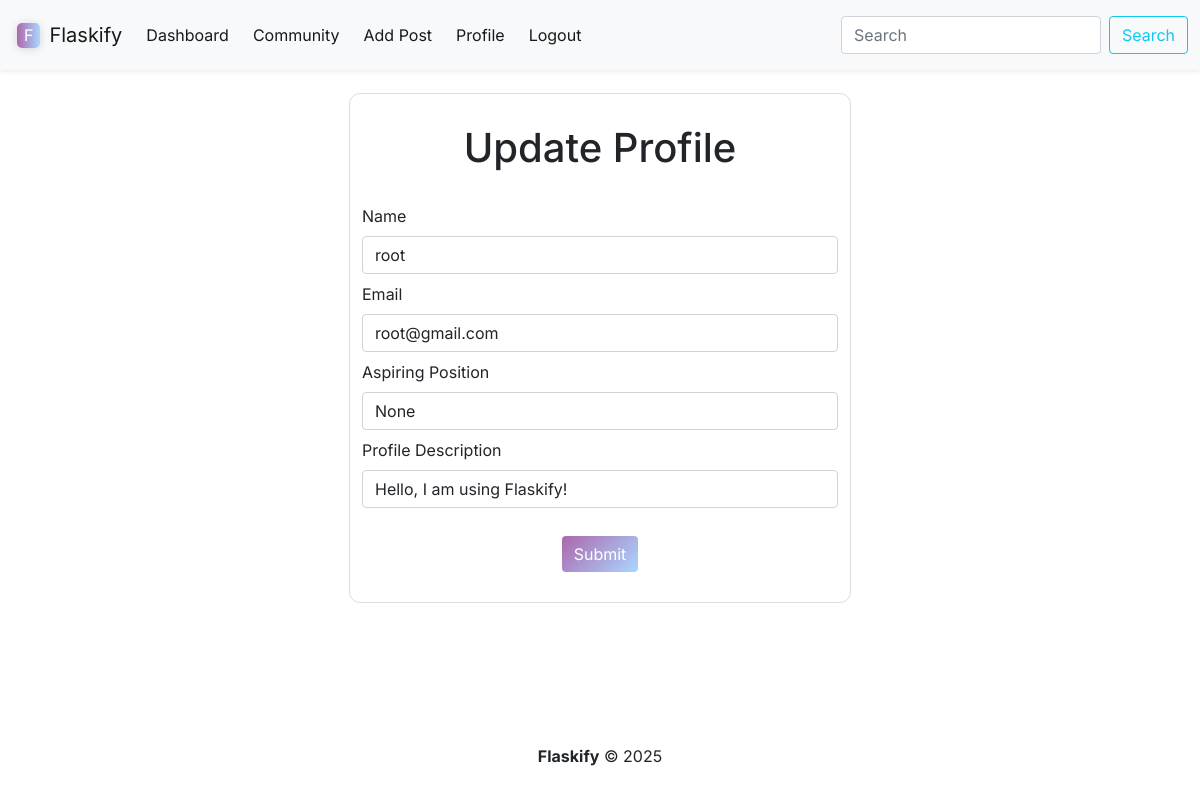
Before: /update/2 (signed in) with the older database file.
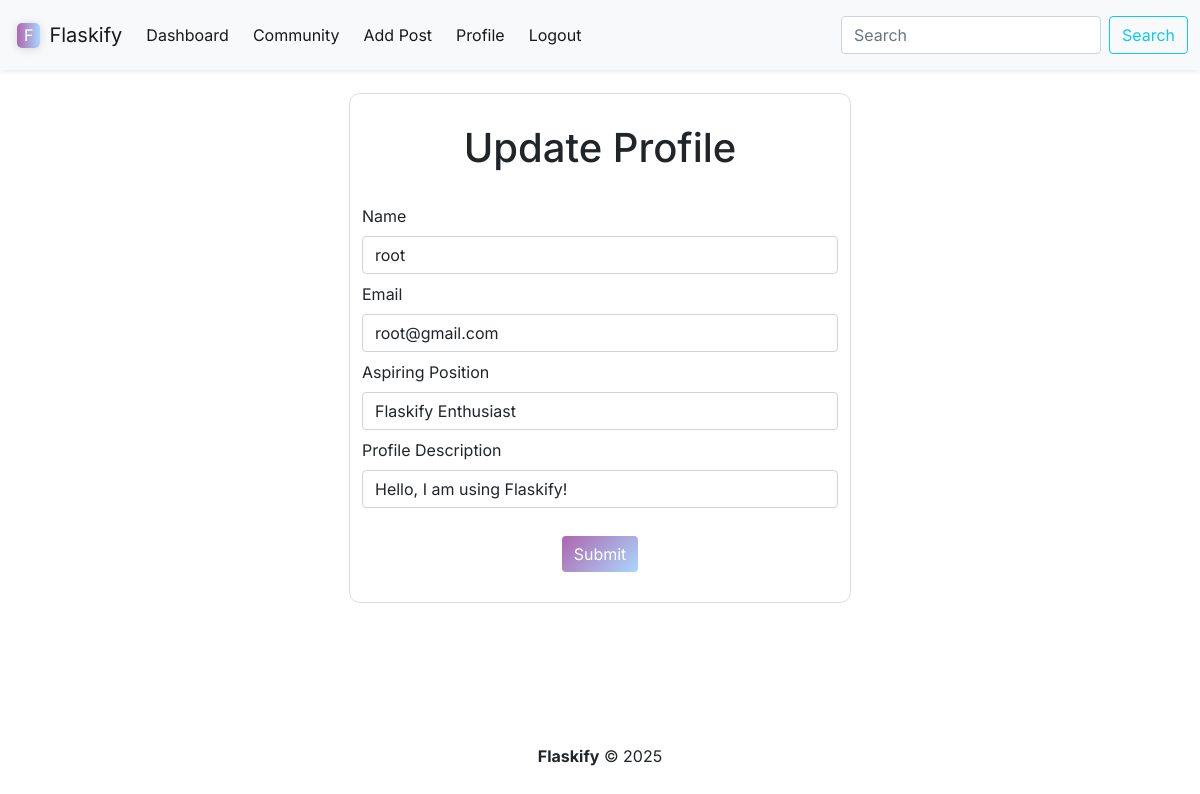
After: the same page with the newer database file.
### backup.py (models this page shows)
class Users(db.Model, UserMixin):
    id = db.Column(db.Integer, primary_key=True)
    name = db.Column(db.String(200), nullable=False)
    email = db.Column(db.String(200), nullable=False, unique=True)
    password = db.Column(db.String(200), nullable=False)
    date_added = db.Column(db.DateTime, default=datetime.now(timezone.utc))
    bio = db.Column(db.String(9999), default="Hello, I am using Flaskify!")
    profile_picture = db.Column(db.String(9999))
    aspiring_job = db.Column(db.String(9999))

### backup.py (the view)
@app.route('/update/<int:id>', methods=['GET', 'POST'])
@login_required
def update(id):
    form = UpdateForm()
    name_to_update = Users.query.get_or_404(id)
    if request.method == "POST":
        name_to_update.name = request.form['name']
        name_to_update.email = request.form['email']
        name_to_update.bio = request.form['bio']
        name_to_update.aspiring_job = request.form['aspiring_job']
        try:
            db.session.commit()
            flash("User updated successfully!", "success")
            return redirect(url_for("profile"))
        except:
            flash("Error, try again!", "danger")
            return render_template("update.html", form=form, name_to_update=name_to_update)
    else:
        return render_template("update.html", form=form, name_to_update=name_to_update)

### backup.py
class UpdateForm(FlaskForm):
    name = StringField("Name", validators=[DataRequired()])
    email = StringField("Email", validators=[DataRequired()])
    bio = StringField("Profile Description", validators=[DataRequired()])
    aspiring_job = StringField("Aspiring Position")
    submit = SubmitField("Submit")

### backup.py (called while the page is built)
@login_manager.user_loader
def load_user(user_id):
    return Users.query.get(int(user_id))

### templates/update.html (shortened to what this page needs)
{% extends 'base.html' %}
{% block navigation_items %}
    {% include 'components/nav_component.html' %}
{% endblock %}
{% block section %}
    <div class="container container-fluid font-for-text" style="outline: 1px solid gainsboro; border-radius: 10px; padding-block: 30px; width: 500px; gap: 30px;">
        <h1 class="text-center">Update Profile</h1>
        <br>
        <form action="/update/{{ name_to_update.id }}" method="POST" class="d-flex flex-column gap-2" enctype="multipart/form-data">
            {{ form.name.label(class="") }}
            {{ form.name(class="form-control", value=name_to_update.name) }}
            {{ form.email.label(class="")}}
            {{ form.email(class="form-control", value=name_to_update.email) }}
            {{ form.aspiring_job.label(class="")}}
            {{ form.aspiring_job(class="form-control", value=name_to_update.aspiring_job) }}
            {{ form.bio.label(class="")}}
            {{ form.bio(class="form-control", value=name_to_update.bio) }}
            <div class="d-flex justify-content-center">
                {{ form.submit(class="btn button-bg-style margin-top-styling") }}
            </div>
        </form>
    </div>
{% endblock %}

### templates/base.html (shortened to what this page needs)
<!DOCTYPE html>
<html lang="en">
<head>
    <link href="https://cdn.jsdelivr.net/npm/bootstrap@5.0.2/dist/css/bootstrap.min.css" rel="stylesheet">
    <link href="/static/style.css" rel="stylesheet">
</head>
<body class="d-flex flex-column min-vh-100">
    <nav class="navbar navbar-expand-lg navbar-light bg-light shadow-sm font-for-text" style="height: 70px;">
        <div class="container-fluid">
            <div class="d-flex align-items-center gap-1">
                <span class="logo-style text-white">F</span>
                <a class="navbar-brand">Flaskify</a>
            </div>
            {% block navigation_items %}
            {% endblock %}
        </div>
    </nav>
    <div class="container mt-4">
    {% block section %}
    {% endblock %}
    </div>
    <footer class="text-black mt-auto py-3" style="margin-top: 50px">
        <div class="container text-sm">
            <p class="text-center font-for-text"><strong>Flaskify</strong> &copy; {{ 2025 }}</p>
        </div>
    </footer>
</body>
</html>

### templates/components/nav_component.html (shortened to what this page needs)
<div class="collapse navbar-collapse d-flex justify-content-cente" id="navbarSupportedContent">
    <ul class="navbar-nav gap-2">
        <li class="nav-item">
            <a class="nav-link active" aria-current="page" href="{{url_for('dashboard')}}">Dashboard</a>
        </li>
        <li class="nav-item">
            <a class="nav-link active" aria-current="page" href="{{url_for('posts')}}">Community</a>
        </li>
        <li class="nav-item">
            <a class="nav-link active" aria-current="page" href="{{url_for('add_post')}}">Add Post</a>
        </li>
        <li class="nav-item">
            <a class="nav-link active" aria-current="page" href="{{url_for('profile')}}">Profile</a>
        </li>
        <li class="nav-item">
            <a class="nav-link active" aria-current="page" href="{{url_for('logout')}}">Logout</a>
        </li>
    </ul>
</div>
<form method="POST" action="{{ url_for('search') }}" class="d-flex">
    <input class="form-control me-2" type="search" placeholder="Search" aria-label="Search" name="searched">
    <button class="btn btn-outline-info" type="submit">Search</button>
</form>

### static/style.css (style rules this page uses)
.font-for-text { font-family: 'Inter'; }
.logo-style { margin-left: 5px; margin-right: 5px; padding-left: 7px; padding-right: 7px; padding-top: 0.5px; padding-bottom: 0.5px; border-radius: 5px; background: linear-gradient(90deg, rgb(173, 102, 173), rgb(169, 215, 255)); box-shadow: 0 1px 10px rgba(0, 0, 0, 0.15); }
.button-bg-style { color: white; background: linear-gradient(135deg, rgb(173, 102, 173), rgb(169, 215, 255)); border: none; transition: all 0.2s ease-in-out; }
.margin-top-styling { margin-top: 20px; }
a { text-decoration: none; color: inherit; }

Changed rows visible on the page:
changed Users "root": aspiring_job "None" → "Flaskify Enthusiast"
